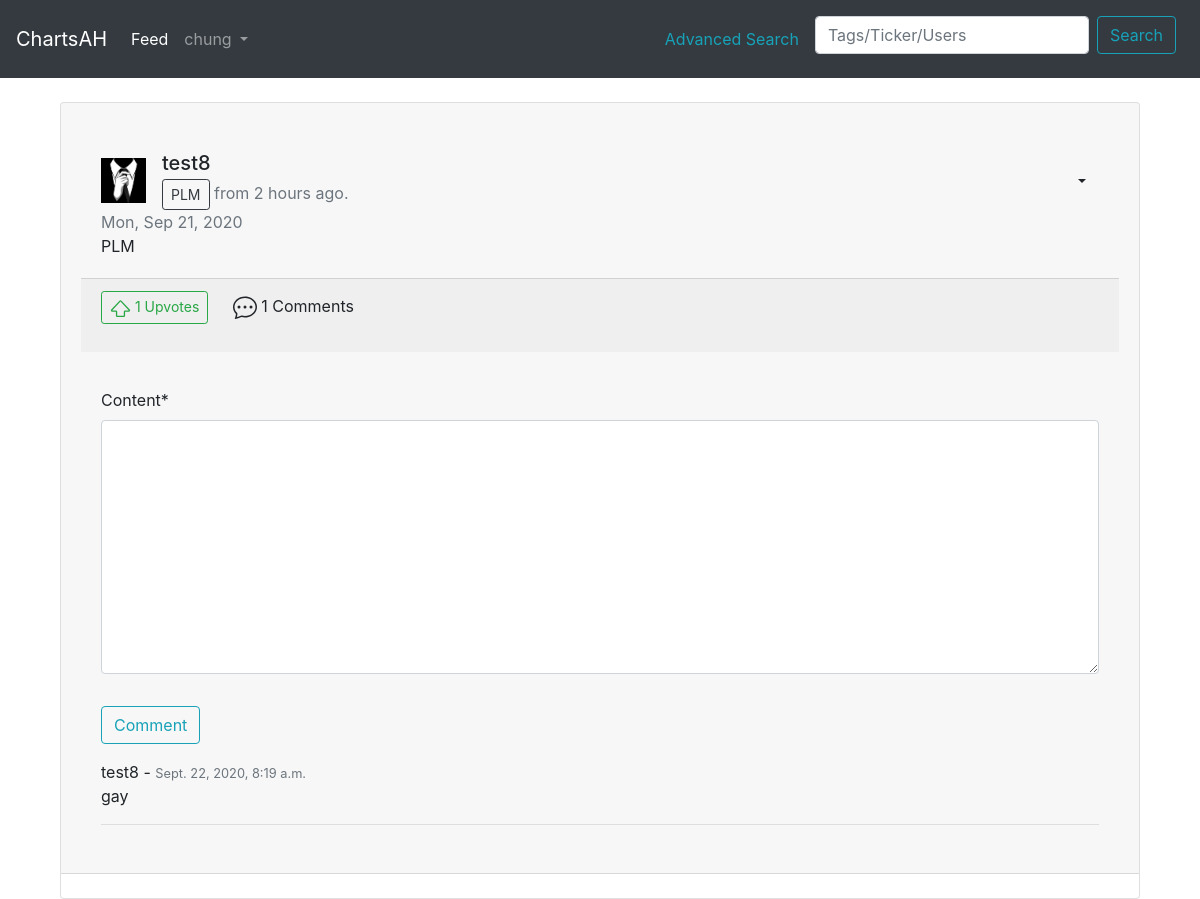
The page /post/82/ (signed in) on the database its author committed.
### main/models.py (models this page shows, shortened)
class Post(models.Model):
    user = models.ForeignKey(User, on_delete=models.CASCADE) #many to one relationship where many posts can be tied to one user
    content = models.TextField(blank=True, null=True)
    date_traded = models.DateTimeField(verbose_name= ('Date Traded'))
    image = models.ImageField(upload_to='trade_images', blank=True, null=True) #change blank = false later
    upvotes = models.ManyToManyField(User, blank=True, related_name='upvotes')
    total_upvotes = models.IntegerField(default='0')
    ticker = models.CharField(blank=False, null=True, max_length=5)
    tags = TaggableManager(blank=True, help_text=('Press Enter or comma to seperate tags.')) #erased help text
    date_posted = models.DateTimeField(default=timezone.now)

class Profile(models.Model):
    user = models.OneToOneField(User, on_delete=models.CASCADE)
    image = models.ImageField(default='default.jpg', upload_to='profile_pics')
    bio = models.TextField(max_length=1000, blank=True)

class Comment(models.Model):
    post = models.ForeignKey(Post, related_name='comments', on_delete=models.CASCADE) #tie post model to comments as a one to many relationship using foreign key
    user = models.ForeignKey(User, related_name='commented_user', on_delete=models.CASCADE) #tie to user posting
    created_date = models.DateTimeField(default=timezone.now)
    content = models.TextField(max_length=120)

### main/views.py (the view)
# urls.py: path("post/<int:pk>/", post_detail_view.as_view(), name='post-detail'),  #specifies the url for individual posts
class post_detail_view(DetailView):
     model = Post
     template_name = 'main/post_detail.html'
     context_object_name = 'post'
     def get_queryset(self, *args, **kwargs):
        return super().get_queryset(*args, **kwargs).annotate(
            upvoted=Exists(Post.upvotes.through.objects.filter( #upvoted is called in the template using if statement
                user_id=self.request.user.id,
                post_id=OuterRef('pk')
            ))
        )
     def get_context_data(self, **kwargs):
          context = super().get_context_data(**kwargs)
          context['form'] = CommentForm(instance=self.request.user)
          return context
     def post(self, request, *args, **kwargs):
          create_comment = Comment(content=request.POST.get('content'),
                                   user=self.request.user, post=self.get_object())
          create_comment.save()
          return self.get(self, request, *args, **kwargs)

### main/forms.py
class CommentForm(forms.ModelForm):
    class Meta:
        model = Comment
        fields = ['content']

### main/templates/main/post_detail.html (shortened to what this page needs)
{% extends 'main/header.html' %}
{% load crispy_forms_tags %}
{% load humanize %}
{% block content %}
<div class="container gedf-wrapper">
    <div class="row">
      <div class="col-md-12 gedf-main">
          <div class="card gedf-card">
              <div class="card-header">
              <div class="card-body">
                <div class="d-flex justify-content-between align-items-center">
                    <div class="d-flex justify-content-between align-items-center">
                        <div class="mr-2">
                            <img class="thumbnail" width="45" height="45" src="{{ post.user.profile.image.url }}" alt="">
                        </div>
                        <div class="ml-2">
                          <div class="h5 mb-1">
                            <a class="mr-2" style="color:inherit" href="{% url 'main:user-posts' post.user.username %}">{{ post.user }}</a>
                          </div>
                          <div class="h7">
                            <a href="{% url 'main:post-detail' post.id %}" class="btn btn-outline-dark btn-sm" >{{ post.ticker | upper }}</a>
                            <span class="text-muted">
                            from {{ post.date_posted|naturaltime }}.
                            </span>
                            <br>
                          </div>
                      </div>
                    </div>
                      <div class="dropdown">
                          <button class="btn btn-link dropdown-toggle" type="button" id="gedf-drop1" data-toggle="dropdown" style="color:inherit" aria-haspopup="true" aria-expanded="false">
                          </button>
                      </div>
            </div>
                  <p class="card-text">
                    <span class="text-muted">{{ post.date_traded | date:"D, M d, Y"}}</span>
                    <br>
                    {{ post.content }}
                  </p>
              </div>
              {% include "main/includes/post_footer.html" %}
              <div class="card-body">
                <p class="card-text">
                    <form method="POST">
                        <fieldset class="form-group">
                            {{ form | crispy }}
                        </fieldset>
                        <div class="form-group">
                            <button class="btn btn-outline-info" type="submit">Comment</button>
                        </div>
                    </form>
                        {% for comment in post.comments.all %}
                            <a style="color:inherit" href="{% url 'main:user-posts' comment.user %}">{{ comment.user }} </a>
                            - <small class="text-muted">{{ comment.created_date }} </small>
                            <br>
                            {{ comment.content }}
                            <hr>
                    {%  endfor %}
                </p>
              </div>
          </div>
          <br>
        </div>
  </div>
</div>
{% endblock content %}

### main/templates/main/includes/navbar.html (shortened to what this page needs)
<nav class="navbar navbar-expand-lg navbar-dark bg-dark">
  <a class="navbar-brand" href="/">ChartsAH</a>
  <div class="collapse navbar-collapse" id="navbarNavAltMarkup">
    <div class="navbar-nav">
      <a class="nav-link active" href="/feed">Feed</a>
      {% if user.is_authenticated %}
      <li class="nav-item dropdown">
        <a class="nav-link dropdown-toggle" href="#" id="navbarDropdownMenuLink" data-toggle="dropdown" aria-haspopup="true" aria-expanded="false">
         {{ user.username }}
        </a>
      </li>
      {% else %}
      <a class="nav-link" href="/login">Login</a>
      <a class="nav-link" href="/register">Register</a>
      {% endif %}
    </div>
  </div>
  <span class="nav-item dropdown">
    <a class="nav-link" href="/search/filter/"  aria-haspopup="true" aria-expanded="false" style="color:rgb(23,162,184)">
      Advanced Search
    </a>
  </span>
  <form class="form-inline" method="GET" action="{% url 'main:search' %}">
    <input class="form-control mt-2 mr-sm-2" type="search" placeholder="Tags/Ticker/Users" aria-label="Search" name="q" required>
    <button class="btn btn-outline-info mt-2 mr-sm-2" type="submit" value="Search">Search</button>
  </form>
</nav>

### main/templates/main/includes/post_footer.html (shortened to what this page needs)
<div id="upvote-section" class="card-footer">
    {% if user.is_authenticated %}
        <form action="{% url 'main:upvote-post' %}" method="POST">
        <span>
        {% if post.upvoted %}
        <button type="submit" class="btn btn-success btn-sm upvote-btn card-link" id={{post.id}} name="post_id" value={{post.id}}>
            <svg width="1.5em" height="1.5em" viewBox="0 0 16 16" class="bi bi-shift" fill="currentColor" xmlns="http://www.w3.org/2000/svg">
                <path fill-rule="evenodd" d="M7.27 2.047a1 1 0 0 1 1.46 0l6.345 6.77c.6.638.146 1.683-.73 1.683H11.5v3a1 1 0 0 1-1 1h-5a1 1 0 0 1-1-1v-3H1.654C.78 10.5.326 9.455.924 8.816L7.27 2.047zM14.346 9.5L8 2.731 1.654 9.5H4.5a1 1 0 0 1 1 1v3h5v-3a1 1 0 0 1 1-1h2.846z"/>
            </svg>
            <span id="total_upvotes_for_{{post.id}}">
                {{ post.total_upvotes}}
            </span>
              Upvotes
        </button>
        {% else %}
        <button type="submit" class="btn btn-outline-success btn-sm upvote-btn card-link" id={{post.id}} name="post_id" value={{post.id}}>
            <span id="total_upvotes_for_{{post.id}}">
                {{ post.total_upvotes}}
            </span>
              Upvotes
        </button>
        {% endif %}
        <a href="{% url 'main:post-detail' post.id %}" class="card-link" style="color:inherit">
          {{ post.comments.count }} Comments
        </a>
        </form>
    {% else %}
    Upvotes ({{ post.total_upvotes }}) Please login to upvote or comment.
    {%  endif %}
    </div>

### rows shown on the page
Post: user.profile.image (placeholder picture), user "test8", ticker "PLM", date_posted "2 hours ago", date_traded "Mon, Sep 21, 2020", content "PLM", total_upvotes "1", comments.count "1"
Comment: user "test8", created_date "Sept. 22, 2020, 8:19 a.m.", content "gay"

### other values the page prints
{{ user.username }} "chung"
